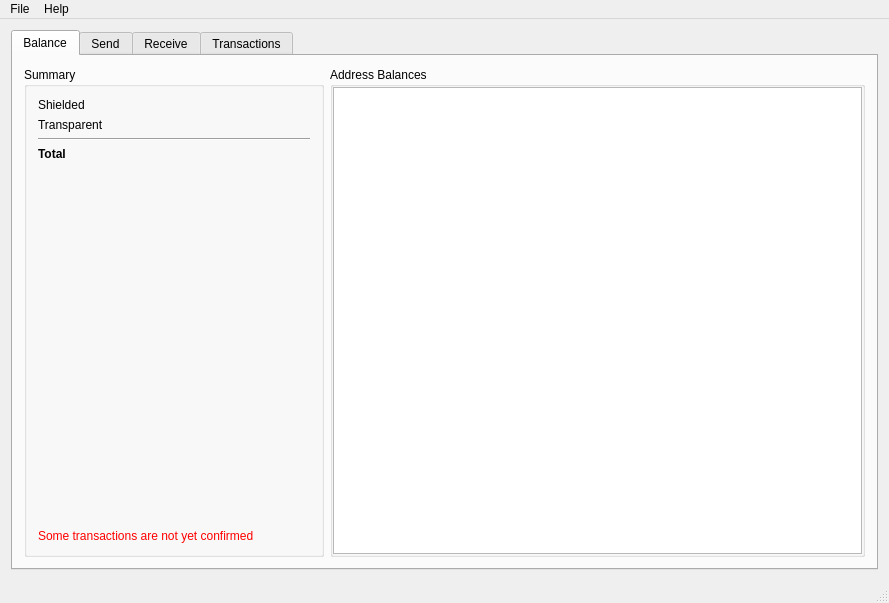
<?xml version="1.0" encoding="UTF-8"?>
<ui version="4.0">
 <class>MainWindow</class>
 <widget class="QMainWindow" name="MainWindow">
  <property name="geometry">
   <rect>
    <x>0</x>
    <y>0</y>
    <width>889</width>
    <height>603</height>
   </rect>
  </property>
  <property name="windowTitle">
   <string>zec-qt-wallet</string>
  </property>
  <property name="windowIcon">
   <iconset resource="../application.qrc">
    <normaloff>:/icons/res/icon.ico</normaloff>:/icons/res/icon.ico</iconset>
  </property>
  <widget class="QWidget" name="centralWidget">
   <layout class="QGridLayout" name="gridLayout_3">
    <item row="0" column="0">
     <widget class="QTabWidget" name="tabWidget">
      <property name="currentIndex">
       <number>0</number>
      </property>
      <widget class="QWidget" name="tab">
       <attribute name="title">
        <string>Balance</string>
       </attribute>
       <layout class="QGridLayout" name="gridLayout_2">
        <item row="0" column="0">
         <layout class="QHBoxLayout" name="horizontalLayout_5">
          <item>
           <widget class="QGroupBox" name="groupBox">
            <property name="minimumSize">
             <size>
              <width>300</width>
              <height>0</height>
             </size>
            </property>
            <property name="title">
             <string>Summary</string>
            </property>
            <property name="flat">
             <bool>false</bool>
            </property>
            <layout class="QGridLayout" name="gridLayout">
             <item row="0" column="0">
              <layout class="QVBoxLayout" name="verticalLayout">
               <item>
                <layout class="QHBoxLayout" name="horizontalLayout">
                 <item>
                  <widget class="QLabel" name="label">
                   <property name="text">
                    <string>Shielded</string>
                   </property>
                  </widget>
                 </item>
                 <item>
                  <widget class="QLabel" name="balSheilded">
                   <property name="text">
                    <string/>
                   </property>
                   <property name="alignment">
                    <set>Qt::AlignRight|Qt::AlignTrailing|Qt::AlignVCenter</set>
                   </property>
                  </widget>
                 </item>
                </layout>
               </item>
               <item>
                <layout class="QHBoxLayout" name="horizontalLayout_2">
                 <item>
                  <widget class="QLabel" name="label_2">
                   <property name="text">
                    <string>Transparent</string>
                   </property>
                  </widget>
                 </item>
                 <item>
                  <widget class="QLabel" name="balTransparent">
                   <property name="text">
                    <string/>
                   </property>
                   <property name="alignment">
                    <set>Qt::AlignRight|Qt::AlignTrailing|Qt::AlignVCenter</set>
                   </property>
                  </widget>
                 </item>
                </layout>
               </item>
               <item>
                <widget class="Line" name="line">
                 <property name="orientation">
                  <enum>Qt::Horizontal</enum>
                 </property>
                </widget>
               </item>
               <item>
                <layout class="QHBoxLayout" name="horizontalLayout_3">
                 <item>
                  <widget class="QLabel" name="label_3">
                   <property name="font">
                    <font>
                     <weight>75</weight>
                     <bold>true</bold>
                    </font>
                   </property>
                   <property name="text">
                    <string>Total</string>
                   </property>
                  </widget>
                 </item>
                 <item>
                  <widget class="QLabel" name="balTotal">
                   <property name="font">
                    <font>
                     <weight>75</weight>
                     <bold>true</bold>
                    </font>
                   </property>
                   <property name="text">
                    <string/>
                   </property>
                   <property name="alignment">
                    <set>Qt::AlignRight|Qt::AlignTrailing|Qt::AlignVCenter</set>
                   </property>
                  </widget>
                 </item>
                </layout>
               </item>
               <item>
                <spacer name="verticalSpacer">
                 <property name="orientation">
                  <enum>Qt::Vertical</enum>
                 </property>
                 <property name="sizeHint" stdset="0">
                  <size>
                   <width>20</width>
                   <height>40</height>
                  </size>
                 </property>
                </spacer>
               </item>
               <item>
                <widget class="QLabel" name="unconfirmedWarning">
                 <property name="styleSheet">
                  <string notr="true">color: red;</string>
                 </property>
                 <property name="text">
                  <string>Some transactions are not yet confirmed</string>
                 </property>
                </widget>
               </item>
              </layout>
             </item>
            </layout>
           </widget>
          </item>
          <item>
           <widget class="QGroupBox" name="groupBox_2">
            <property name="title">
             <string>Address Balances</string>
            </property>
            <layout class="QHBoxLayout" name="horizontalLayout_4">
             <property name="spacing">
              <number>6</number>
             </property>
             <property name="leftMargin">
              <number>0</number>
             </property>
             <property name="topMargin">
              <number>0</number>
             </property>
             <property name="rightMargin">
              <number>0</number>
             </property>
             <property name="bottomMargin">
              <number>0</number>
             </property>
             <item>
              <widget class="QTableView" name="balancesTable">
               <property name="selectionMode">
                <enum>QAbstractItemView::SingleSelection</enum>
               </property>
               <property name="selectionBehavior">
                <enum>QAbstractItemView::SelectRows</enum>
               </property>
               <property name="cornerButtonEnabled">
                <bool>false</bool>
               </property>
               <attribute name="horizontalHeaderShowSortIndicator" stdset="0">
                <bool>false</bool>
               </attribute>
               <attribute name="horizontalHeaderStretchLastSection">
                <bool>true</bool>
               </attribute>
               <attribute name="verticalHeaderVisible">
                <bool>false</bool>
               </attribute>
              </widget>
             </item>
            </layout>
           </widget>
          </item>
         </layout>
        </item>
       </layout>
      </widget>
      <widget class="QWidget" name="tab_2">
       <attribute name="title">
        <string>Send</string>
       </attribute>
       <layout class="QVBoxLayout" name="verticalLayout_4">
        <item>
         <widget class="QGroupBox" name="groupBox_4">
          <property name="autoFillBackground">
           <bool>false</bool>
          </property>
          <property name="title">
           <string>Pay From</string>
          </property>
          <property name="flat">
           <bool>false</bool>
          </property>
          <layout class="QVBoxLayout" name="verticalLayout_6">
           <item>
            <layout class="QHBoxLayout" name="horizontalLayout_8">
             <item>
              <widget class="QComboBox" name="inputsCombo"/>
             </item>
            </layout>
           </item>
           <item>
            <layout class="QHBoxLayout" name="horizontalLayout_15">
             <item>
              <widget class="QLabel" name="label_5">
               <property name="text">
                <string>Address Balance</string>
               </property>
              </widget>
             </item>
             <item>
              <widget class="QLineEdit" name="sendAddressBalance">
               <property name="sizePolicy">
                <sizepolicy hsizetype="Preferred" vsizetype="Fixed">
                 <horstretch>0</horstretch>
                 <verstretch>0</verstretch>
                </sizepolicy>
               </property>
               <property name="alignment">
                <set>Qt::AlignRight|Qt::AlignTrailing|Qt::AlignVCenter</set>
               </property>
               <property name="readOnly">
                <bool>true</bool>
               </property>
              </widget>
             </item>
             <item>
              <widget class="QLabel" name="sendAddressBalanceUSD">
               <property name="text">
                <string/>
               </property>
              </widget>
             </item>
             <item>
              <spacer name="horizontalSpacer_6">
               <property name="orientation">
                <enum>Qt::Horizontal</enum>
               </property>
               <property name="sizeHint" stdset="0">
                <size>
                 <width>40</width>
                 <height>20</height>
                </size>
               </property>
              </spacer>
             </item>
            </layout>
           </item>
          </layout>
         </widget>
        </item>
        <item>
         <widget class="QGroupBox" name="groupBox_3">
          <property name="title">
           <string>Send To</string>
          </property>
          <property name="flat">
           <bool>false</bool>
          </property>
          <layout class="QVBoxLayout" name="verticalLayout_3">
           <property name="leftMargin">
            <number>0</number>
           </property>
           <property name="topMargin">
            <number>0</number>
           </property>
           <property name="rightMargin">
            <number>0</number>
           </property>
           <property name="bottomMargin">
            <number>0</number>
           </property>
           <item>
            <widget class="QScrollArea" name="sendToScrollArea">
             <property name="sizeAdjustPolicy">
              <enum>QAbstractScrollArea::AdjustToContents</enum>
             </property>
             <property name="widgetResizable">
              <bool>true</bool>
             </property>
             <widget class="QWidget" name="sendToWidgets">
              <property name="geometry">
               <rect>
                <x>0</x>
                <y>0</y>
                <width>841</width>
                <height>321</height>
               </rect>
              </property>
              <layout class="QVBoxLayout" name="sendToLayout">
               <item>
                <widget class="QGroupBox" name="verticalGroupBox">
                 <property name="title">
                  <string>Recipient</string>
                 </property>
                 <layout class="QVBoxLayout" name="sendAddressLayout">
                  <item>
                   <layout class="QHBoxLayout" name="horizontalLayout_12">
                    <item>
                     <widget class="QLabel" name="label_4">
                      <property name="text">
                       <string>Address</string>
                      </property>
                     </widget>
                    </item>
                    <item>
                     <widget class="QLineEdit" name="Address1">
                      <property name="placeholderText">
                       <string>Address</string>
                      </property>
                     </widget>
                    </item>
                   </layout>
                  </item>
                  <item>
                   <layout class="QHBoxLayout" name="horizontalLayout_13">
                    <item>
                     <widget class="QLabel" name="label_6">
                      <property name="text">
                       <string>Amount</string>
                      </property>
                     </widget>
                    </item>
                    <item>
                     <widget class="QLineEdit" name="Amount1">
                      <property name="baseSize">
                       <size>
                        <width>200</width>
                        <height>0</height>
                       </size>
                      </property>
                      <property name="alignment">
                       <set>Qt::AlignRight|Qt::AlignTrailing|Qt::AlignVCenter</set>
                      </property>
                      <property name="placeholderText">
                       <string>Amount</string>
                      </property>
                     </widget>
                    </item>
                    <item>
                     <widget class="QLabel" name="AmtUSD1">
                      <property name="text">
                       <string/>
                      </property>
                     </widget>
                    </item>
                    <item>
                     <widget class="QCheckBox" name="Max1">
                      <property name="text">
                       <string>Max Available</string>
                      </property>
                     </widget>
                    </item>
                    <item>
                     <spacer name="horizontalSpacer_4">
                      <property name="orientation">
                       <enum>Qt::Horizontal</enum>
                      </property>
                      <property name="sizeHint" stdset="0">
                       <size>
                        <width>40</width>
                        <height>20</height>
                       </size>
                      </property>
                     </spacer>
                    </item>
                    <item>
                     <widget class="QPushButton" name="MemoBtn1">
                      <property name="enabled">
                       <bool>true</bool>
                      </property>
                      <property name="toolTip">
                       <string/>
                      </property>
                      <property name="text">
                       <string>Memo</string>
                      </property>
                     </widget>
                    </item>
                   </layout>
                  </item>
                  <item>
                   <widget class="QLabel" name="MemoTxt1">
                    <property name="font">
                     <font>
                      <pointsize>10</pointsize>
                     </font>
                    </property>
                    <property name="text">
                     <string/>
                    </property>
                    <property name="wordWrap">
                     <bool>true</bool>
                    </property>
                   </widget>
                  </item>
                 </layout>
                </widget>
               </item>
               <item>
                <layout class="QHBoxLayout" name="horizontalLayout_7">
                 <item>
                  <spacer name="horizontalSpacer_2">
                   <property name="orientation">
                    <enum>Qt::Horizontal</enum>
                   </property>
                   <property name="sizeHint" stdset="0">
                    <size>
                     <width>40</width>
                     <height>20</height>
                    </size>
                   </property>
                  </spacer>
                 </item>
                 <item>
                  <widget class="QPushButton" name="addAddressButton">
                   <property name="baseSize">
                    <size>
                     <width>200</width>
                     <height>0</height>
                    </size>
                   </property>
                   <property name="text">
                    <string>Add Address</string>
                   </property>
                  </widget>
                 </item>
                 <item>
                  <spacer name="horizontalSpacer_3">
                   <property name="orientation">
                    <enum>Qt::Horizontal</enum>
                   </property>
                   <property name="sizeHint" stdset="0">
                    <size>
                     <width>40</width>
                     <height>20</height>
                    </size>
                   </property>
                  </spacer>
                 </item>
                </layout>
               </item>
               <item>
                <spacer name="verticalSpacer_2">
                 <property name="orientation">
                  <enum>Qt::Vertical</enum>
                 </property>
                 <property name="sizeHint" stdset="0">
                  <size>
                   <width>20</width>
                   <height>40</height>
                  </size>
                 </property>
                </spacer>
               </item>
              </layout>
             </widget>
            </widget>
           </item>
          </layout>
         </widget>
        </item>
        <item>
         <layout class="QHBoxLayout" name="horizontalLayout_6">
          <item>
           <widget class="QLabel" name="label_7">
            <property name="text">
             <string>Miner Fee:</string>
            </property>
           </widget>
          </item>
          <item>
           <widget class="QLabel" name="lblMinerFee">
            <property name="text">
             <string>TextLabel</string>
            </property>
           </widget>
          </item>
          <item>
           <widget class="QLabel" name="lblMinerFeeUSD">
            <property name="text">
             <string>TextLabel</string>
            </property>
           </widget>
          </item>
          <item>
           <widget class="QLabel" name="lblDevFeeTxt">
            <property name="text">
             <string>Dev Fee:</string>
            </property>
           </widget>
          </item>
          <item>
           <widget class="QLabel" name="lblDevFee">
            <property name="text">
             <string>TextLabel</string>
            </property>
           </widget>
          </item>
          <item>
           <widget class="QLabel" name="lblDevFeeUSD">
            <property name="text">
             <string>TextLabel</string>
            </property>
           </widget>
          </item>
          <item>
           <spacer name="horizontalSpacer">
            <property name="orientation">
             <enum>Qt::Horizontal</enum>
            </property>
            <property name="sizeHint" stdset="0">
             <size>
              <width>40</width>
              <height>20</height>
             </size>
            </property>
           </spacer>
          </item>
          <item>
           <widget class="QPushButton" name="sendTransactionButton">
            <property name="baseSize">
             <size>
              <width>100</width>
              <height>0</height>
             </size>
            </property>
            <property name="text">
             <string>Send</string>
            </property>
            <property name="flat">
             <bool>false</bool>
            </property>
           </widget>
          </item>
          <item>
           <widget class="QPushButton" name="cancelSendButton">
            <property name="baseSize">
             <size>
              <width>100</width>
              <height>0</height>
             </size>
            </property>
            <property name="text">
             <string>Cancel</string>
            </property>
           </widget>
          </item>
         </layout>
        </item>
       </layout>
      </widget>
      <widget class="QWidget" name="tab_3">
       <attribute name="title">
        <string>Receive</string>
       </attribute>
       <layout class="QVBoxLayout" name="verticalLayout_5">
        <item>
         <layout class="QVBoxLayout" name="verticalLayout_8">
          <item>
           <widget class="QGroupBox" name="groupBox_6">
            <property name="title">
             <string>Address Type</string>
            </property>
            <property name="flat">
             <bool>false</bool>
            </property>
            <property name="checkable">
             <bool>false</bool>
            </property>
            <layout class="QVBoxLayout" name="verticalLayout_9">
             <item>
              <layout class="QHBoxLayout" name="horizontalLayout_9">
               <item>
                <widget class="QRadioButton" name="rdioZSAddr">
                 <property name="text">
                  <string>z-Addr(Sapling)</string>
                 </property>
                </widget>
               </item>
               <item>
                <widget class="QRadioButton" name="rdioZAddr">
                 <property name="text">
                  <string>z-Addr(Sprout)</string>
                 </property>
                </widget>
               </item>
               <item>
                <widget class="QRadioButton" name="rdioTAddr">
                 <property name="sizePolicy">
                  <sizepolicy hsizetype="Preferred" vsizetype="Fixed">
                   <horstretch>0</horstretch>
                   <verstretch>0</verstretch>
                  </sizepolicy>
                 </property>
                 <property name="text">
                  <string>t-Addr</string>
                 </property>
                </widget>
               </item>
              </layout>
             </item>
             <item>
              <layout class="QHBoxLayout" name="horizontalLayout_10">
               <item>
                <widget class="QComboBox" name="listRecieveAddresses">
                 <property name="sizePolicy">
                  <sizepolicy hsizetype="Expanding" vsizetype="Fixed">
                   <horstretch>0</horstretch>
                   <verstretch>0</verstretch>
                  </sizepolicy>
                 </property>
                 <property name="duplicatesEnabled">
                  <bool>false</bool>
                 </property>
                </widget>
               </item>
               <item>
                <widget class="QPushButton" name="btnRecieveNewAddr">
                 <property name="text">
                  <string>New Address</string>
                 </property>
                </widget>
               </item>
              </layout>
             </item>
            </layout>
           </widget>
          </item>
          <item>
           <layout class="QHBoxLayout" name="horizontalLayout_11">
            <item>
             <widget class="QPlainTextEdit" name="txtRecieve">
              <property name="readOnly">
               <bool>true</bool>
              </property>
             </widget>
            </item>
            <item>
             <widget class="QLabel" name="qrcodeDisplay">
              <property name="sizePolicy">
               <sizepolicy hsizetype="Expanding" vsizetype="Expanding">
                <horstretch>0</horstretch>
                <verstretch>0</verstretch>
               </sizepolicy>
              </property>
              <property name="styleSheet">
               <string notr="true">background-color: #fff</string>
              </property>
              <property name="text">
               <string/>
              </property>
             </widget>
            </item>
           </layout>
          </item>
         </layout>
        </item>
       </layout>
      </widget>
      <widget class="QWidget" name="tab_4">
       <attribute name="title">
        <string>Transactions</string>
       </attribute>
       <layout class="QVBoxLayout" name="verticalLayout_2">
        <item>
         <widget class="QTableView" name="transactionsTable">
          <property name="selectionMode">
           <enum>QAbstractItemView::SingleSelection</enum>
          </property>
          <property name="selectionBehavior">
           <enum>QAbstractItemView::SelectRows</enum>
          </property>
         </widget>
        </item>
       </layout>
      </widget>
     </widget>
    </item>
   </layout>
  </widget>
  <widget class="QMenuBar" name="menuBar">
   <property name="geometry">
    <rect>
     <x>0</x>
     <y>0</y>
     <width>889</width>
     <height>22</height>
    </rect>
   </property>
   <widget class="QMenu" name="menuBalance">
    <property name="title">
     <string>File</string>
    </property>
    <addaction name="actionImport_Private_Keys"/>
    <addaction name="actionTurnstile_Migration"/>
    <addaction name="actionSettings"/>
    <addaction name="separator"/>
    <addaction name="actionExit"/>
   </widget>
   <widget class="QMenu" name="menuHelp">
    <property name="title">
     <string>Help</string>
    </property>
    <addaction name="actionDonate"/>
    <addaction name="actionCheck_for_Updates"/>
    <addaction name="actionAbout"/>
   </widget>
   <addaction name="menuBalance"/>
   <addaction name="menuHelp"/>
  </widget>
  <widget class="QStatusBar" name="statusBar"/>
  <action name="actionExit">
   <property name="text">
    <string>Exit</string>
   </property>
  </action>
  <action name="actionAbout">
   <property name="text">
    <string>About</string>
   </property>
  </action>
  <action name="actionSettings">
   <property name="text">
    <string>Settings</string>
   </property>
  </action>
  <action name="actionDonate">
   <property name="text">
    <string>Donate</string>
   </property>
  </action>
  <action name="actionImport_Private_Keys">
   <property name="text">
    <string>Import Private Keys</string>
   </property>
   <property name="visible">
    <bool>false</bool>
   </property>
  </action>
  <action name="actionCheck_for_Updates">
   <property name="text">
    <string>Check github.com for Updates</string>
   </property>
  </action>
  <action name="actionTurnstile_Migration">
   <property name="text">
    <string>Sapling Turnstile</string>
   </property>
  </action>
 </widget>
 <layoutdefault spacing="6" margin="11"/>
 <tabstops>
  <tabstop>tabWidget</tabstop>
  <tabstop>inputsCombo</tabstop>
  <tabstop>sendAddressBalance</tabstop>
  <tabstop>sendToScrollArea</tabstop>
  <tabstop>Address1</tabstop>
  <tabstop>Amount1</tabstop>
  <tabstop>Max1</tabstop>
  <tabstop>addAddressButton</tabstop>
  <tabstop>sendTransactionButton</tabstop>
  <tabstop>cancelSendButton</tabstop>
  <tabstop>balancesTable</tabstop>
  <tabstop>rdioZAddr</tabstop>
  <tabstop>rdioTAddr</tabstop>
  <tabstop>listRecieveAddresses</tabstop>
  <tabstop>btnRecieveNewAddr</tabstop>
  <tabstop>txtRecieve</tabstop>
  <tabstop>transactionsTable</tabstop>
 </tabstops>
 <resources>
  <include location="../application.qrc"/>
 </resources>
 <connections/>
</ui>
